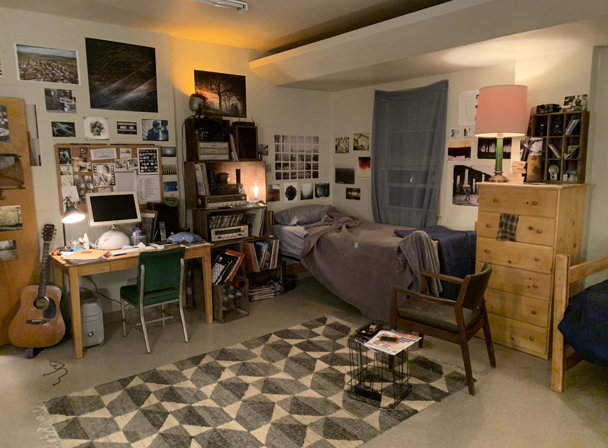
#> input picture example_images/input.png, 608 x 448 px; its folder holds only this picture in this run
$ python -i evaluation.py   (imports and definitions only)
#> lines starting #> are read from the running program, lines starting #| are printed output that depends on the picture
import dotenv

# [1 line not run here, left out]

import argparse
import glob
import hashlib
import json
import logging
import os
import time
import threading
from concurrent.futures import ProcessPoolExecutor, ThreadPoolExecutor, as_completed
from typing import List, Tuple, Dict, Any, Optional

import dotenv
from PIL import Image
from tqdm import tqdm
from datasets import Dataset, load_dataset

from editscore import EditScore

PROMPT_FOLLOWING = "prompt_following"
CONSISTENCY = "consistency"
OVERALL = "overall"
SCORE_CATEGORIES = [PROMPT_FOLLOWING, CONSISTENCY, OVERALL]


class CacheManager:
    # [24 lines left out: functions __init__, _load, not called in this run]

    def get(self, key: str) -> Optional[Any]:
        return self.cache.get(key)

    # [8 lines left out: function append, not called in this run]

def generate_cache_key(pair_key):
    return hashlib.sha256(pair_key.encode("utf-8")).hexdigest()

# [10 lines left out: function load_pairs_dataset, not called in this run]

def _load_item(data: dict) -> list[tuple[str, tuple[str, Image.Image, Image.Image]]]:
    key1, key2 = data["key"]
    instruction = data["instruction"]

    input_image = data["input_image"].convert("RGB")
    output_image1 = data["output_images"][0].convert("RGB")
    output_image2 = data["output_images"][1].convert("RGB")

    return [
        (key1, (instruction, input_image, output_image1)),
        (key2, (instruction, input_image, output_image2)),
    ]

# [174 lines left out: functions load_pairs_dataset_multithreaded, process_single_item, parse_args, main, not called in this run]


# [3 lines not run here, left out]

>>> import cv2
>>> picture = cv2.imread('example_images/input.png', cv2.IMREAD_GRAYSCALE)
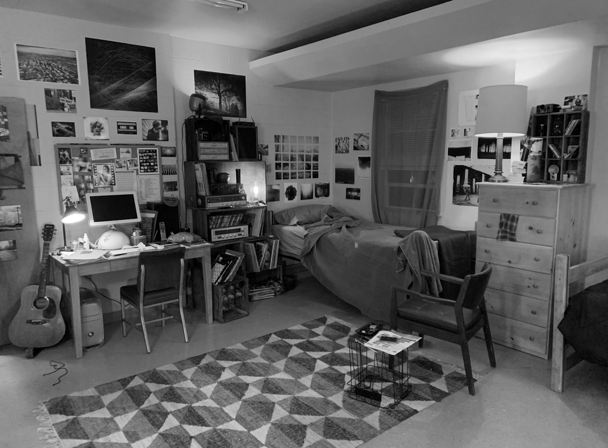
#> picture: shape (448, 608); min 0, max 255, mean 96.7
#> (the run stopped early here; a loop or call above may not have finished)
